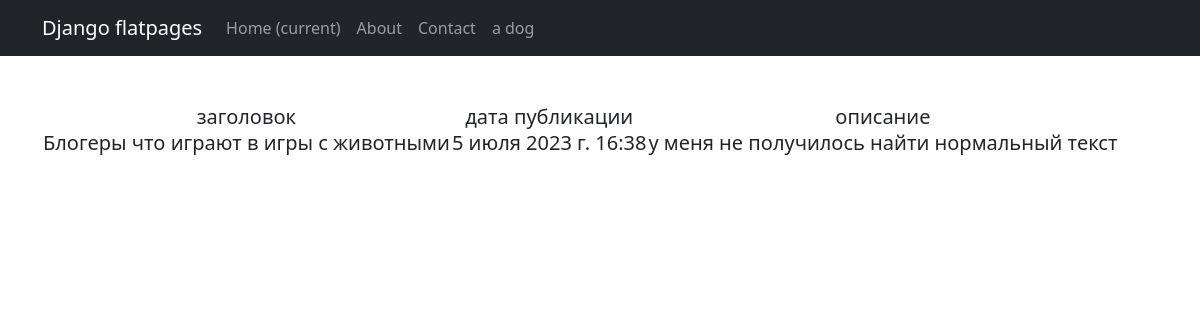
Page /news/2 (signed in) on the committed database.
### news/models.py (models this page shows, shortened)
class Post(models.Model):
    Article = "AR"
    New = "NW"
    POSICHEN = [
        (Article, "статья"),
        (New, "новость")
    ]
    post_Author = models.ForeignKey(Author, on_delete=models.CASCADE)
    WIT = models.CharField(max_length=2, choices=POSICHEN)
    data_time = models.DateTimeField(auto_now_add=True)
    category = models.ManyToManyField(Category, through='PostCategory')
    header = models.CharField(max_length=50)
    text = models.TextField(max_length=3000)
    raiting = models.IntegerField(default=0)

### news/views.py (the view)
# urls.py: path('<int:pk>', NewDetail.as_view()),
class NewDetail(LoginRequiredMixin, DetailView):
    model = Post
    template_name = 'new.html'
    context_object_name = 'new'

### templates/new.html (shortened to what this page needs)
{% extends 'flatpages/default.html' %}
{% block content %}
<h5><table>
    <tr>
        <td>заголовок</td>
        <td>дата публикации</td>
        <td>описание</td>
    </tr>
    <tr>
        <td>{{ new.header }}</td>
        <td>{{ new.data_time }}</td>
        <td>{{ new.text }}</td>
    </tr>
</table></h5>
{% endblock content %}

### rows in the picture
Post: header "Блогеры что играют в игры с животными", data_time "5 июля 2023 г. 16:38", text "у меня не получилось найти нормальный текст"
